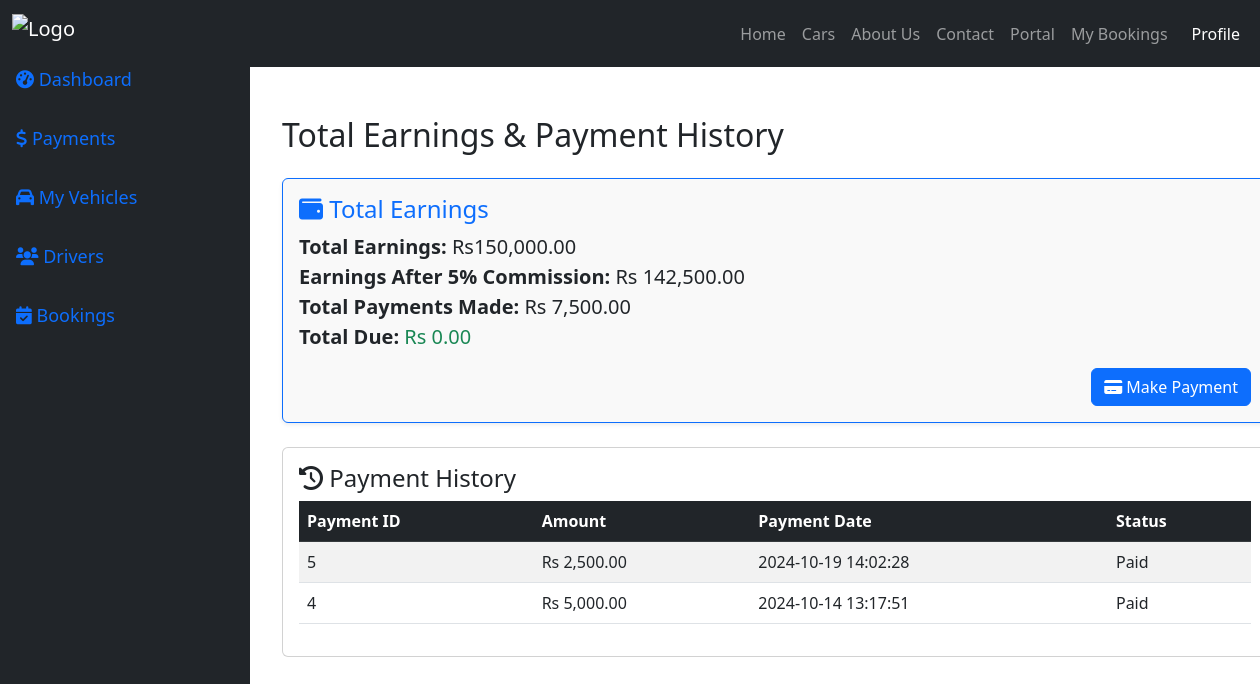
The page /vehicle-owner-payment.php (signed in) on the database its author committed.
### tables this page shows
CREATE TABLE `payments` (
  `id` int(11) NOT NULL,
  `owner_id` int(11) NOT NULL,
  `amount` decimal(10,2) NOT NULL,
  `payment_date` timestamp NULL DEFAULT current_timestamp(),
  `status` varchar(50) NOT NULL
);

### models/config.php (called while the page is built, shortened)
<?php
class Database
{
    public static $connection;
    public static function setUpConnection()
    {
        if (!isset(self::$connection)) {
            self::$connection = new mysqli("localhost", "root", "", "fluxrent");
        }
    }
    public static function search($q)
    {
        $result = self::$connection->query($q);
        return $result;
    }
}

### vehicle-owner-payment.php (the view, shortened to what this page needs)
<?php
require_once 'models/config.php';
$owner_id = $_SESSION['user_id'];
$earningsQuery = "SELECT SUM(b.amount) AS total_earnings
                  FROM bookings b
                  JOIN vehicles v ON b.vehicle_id = v.id
                  WHERE v.owner = '{$owner_id}' AND b.status = 'approved'";
$earningsResult = Database::search($earningsQuery);
$totalEarnings = 0;
if ($earningsResult && $earningsResult->num_rows > 0) {
    $earningsData = $earningsResult->fetch_assoc();
    $totalEarnings = $earningsData['total_earnings'];
}
$paymentsQuery = "SELECT * FROM payments WHERE owner_id = '{$owner_id}' ORDER BY payment_date DESC";
$paymentsResultHistory = Database::search($paymentsQuery);
?>
<!DOCTYPE html>
<html lang="en">
<head>
    <link rel="stylesheet" href="https://cdn.jsdelivr.net/npm/bootstrap@5.3.0-alpha1/dist/css/bootstrap.min.css">
    <link rel="stylesheet" href="https://cdnjs.cloudflare.com/ajax/libs/font-awesome/6.0.0-beta3/css/all.min.css">
</head>
<body>
    <?php include 'header.php' ?>
    <div class="d-flex wrapper">
        <div>
            <?php include 'sidebar.php' ?>
        </div>
        <div class="content  col-10 mb-5 mt-5">
            <div class="container mt-5" style="margin-top: 20px;">
                <div class="mt-5">
                    <h2 class="mb-4 ">Total Earnings & Payment History</h2>
                    <div class="card mb-4 border border-primary shadow-sm" style="background-color: #f9f9f9;">
                        <div class="card-body">
                            <h4 class="card-title text-primary"><i class="fas fa-wallet"></i> Total Earnings</h4>
                            <p class="card-text fs-5 text-dark">
                                <?php
                                $commission = $totalEarnings * 0.05;
                                $earningsAfterCommission = $totalEarnings - $commission;
                                $paymentsQuery = "SELECT SUM(amount) AS total_payment FROM payments WHERE owner_id = '{$owner_id}'";
                                $paymentsResult = Database::search($paymentsQuery);
                                $totalPayments = 0;
                                if ($paymentsResult && $paymentsResult->num_rows > 0) {
                                    $paymentsData = $paymentsResult->fetch_assoc();
                                    $totalPayments = $paymentsData['total_payment'];
                                }
                                $totalDue = $totalEarnings-$earningsAfterCommission - $totalPayments;
                                ?>
                                <strong>Total Earnings: </strong>Rs<?php echo number_format($totalEarnings, 2); ?><br>
                                <strong>Earnings After 5% Commission: </strong>Rs <?php echo number_format($earningsAfterCommission, 2); ?><br>
                                <strong>Total Payments Made: </strong>Rs <?php echo number_format($totalPayments, 2); ?><br>
                                <strong>Total Due: </strong>
                                <span class="<?php echo $totalDue >= 0 ? 'text-success' : 'text-danger'; ?>">
                                    Rs <?php echo number_format($totalDue, 2); ?>
                                </span>
                            </p>
                            <div class="d-flex justify-content-end">
                                <a href="make-payment.php" class="btn btn-primary">
                                    <i class="fas fa-credit-card"></i> Make Payment
                                </a>
                            </div>
                        </div>
                    </div>
                    <div class="card mb-4">
                        <div class="card-body">
                            <h4 class="card-title"><i class="fas fa-history"></i> Payment History</h4>
                            <?php if ($paymentsResultHistory && $paymentsResultHistory->num_rows > 0) : ?>
                                <table class="table table-striped table-hover">
                                    <thead class="table-dark">
                                        <tr>
                                            <th>Payment ID</th>
                                            <th>Amount</th>
                                            <th>Payment Date</th>
                                            <th>Status</th>
                                        </tr>
                                    </thead>
                                    <tbody>
                                        <?php while ($payment = $paymentsResultHistory->fetch_assoc()) : ?>
                                            <tr>
                                                <td><?php echo htmlspecialchars($payment['id']); ?></td>
                                                <td>Rs <?php echo number_format($payment['amount'], 2); ?></td>
                                                <td><?php echo htmlspecialchars($payment['payment_date']); ?></td>
                                                <td><?php echo htmlspecialchars($payment['status']); ?></td>
                                            </tr>
                                        <?php endwhile; ?>
                                    </tbody>
                                </table>
                            <?php else : ?>
                                <p>No payment history available.</p>
                            <?php endif; ?>
                        </div>
                    </div>
                </div>
            </div>
        </div>
</body>
</html>

### sidebar.php (style rules this page uses)
.content { margin-left: 250px; padding: 20px; min-height: 100%; }

### rows shown on the page
payments: id "5", amount "2,500.00", payment_date "2024-10-19 14:02:28", status "Paid"
payments: id "4", amount "5,000.00", payment_date "2024-10-14 13:17:51", status "Paid"

### other values the page prints
$totalEarnings "150,000.00"
$earningsAfterCommission "142,500.00"
$totalPayments "7,500.00"
$totalDue "0.00"
